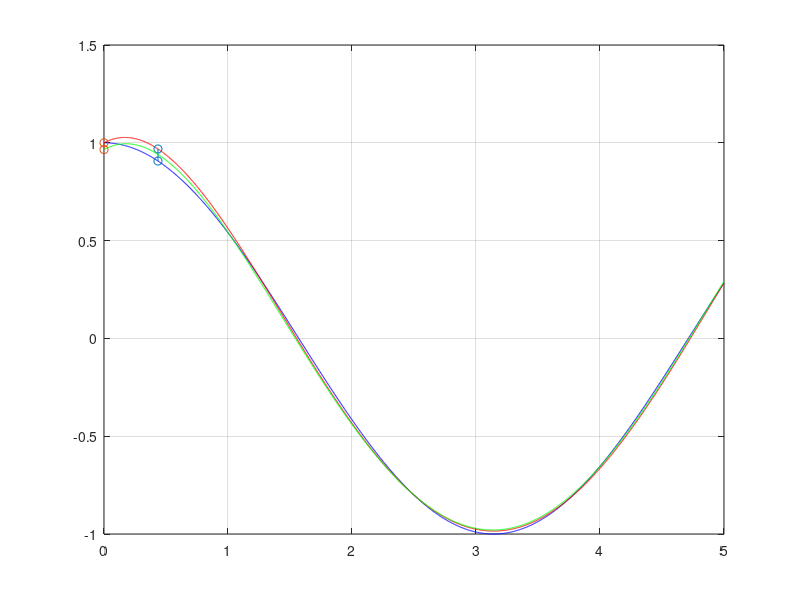

This figure's MATLAB source:
clc
clear
format long;
func = @(x) cos(x);

N = 2000;
t = linspace(0, 5, N);
y = zeros(1, N);
for i = 1:N
    y(i) = func(t(i));
end
plot(t, y, '-b'); hold on;

n = 5;

x = linspace(0, 5, n);
L = zeros(1, n);
for k = 1:n
    A = 1;
    for j = 1:n
        if j ~= k 
            A = conv(A,[1/(x(k)-x(j)), -x(j)/(x(k)-x(j))]);
        end
    end
    L = L + func(x(k)) * A;
end

g = polyval(L, t);
plot(t, g, '-r'); hold on;

print = ['Полином Лагранжа: ', num2str(L)];
disp(print);

yn = zeros(1,n);
for i = 1:n
    yn(i) = func(x(i));
end
M = polyfit(x,yn,n-1);

print = ['Полином MATLAB: ', num2str(M)];
disp(print);

s = linspace(0, 5, N);
max_i = 0;
max_otkl = 0;
for i = 1:N
    s(i) = abs(func(t(i)) - polyval(L,t(i)));
    if s(i) > max_otkl
        max_otkl = s(i);
        max_i = i;
    end
end
otr1 = [t(max_i), t(max_i)];
otr2 = [func(t(max_i)), polyval(L, t(max_i))];
plot(otr1, otr2, '-o'); hold on;

print = ['Максимальное отклонение по равностоящим узлам: ', num2str(max_otkl)];
disp(print);

T = 1;
temp_T1 = 1;
temp_T2 = [1 0];
for i = 3:n+1
    T = conv([2,0], temp_T2);
    dif = length(T) - length(temp_T1);
    for j = 1:length(temp_T1)
        T(j+dif) = T(j+dif) - temp_T1(j);
    end
    temp_T1 = temp_T2;
    temp_T2 = T;
end

x = roots(T);
for i = 1:n
    x(i) = 2.5*x(i) + 2.5;
end

L = zeros(1, n);
for k = 1:n
    A = 1;
    for j = 1:n
        if j ~= k 
            A = conv(A,[1/(x(k)-x(j)), -x(j)/(x(k)-x(j))]);
        end
    end
    L = L + func(x(k)) * A;
end
g = polyval(L, t);
plot(t, g, '-g'); hold on;

s = linspace(0, 5, N);
max_i = 0;
max_otkl = 0;
for i = 1:N
    s(i) = abs(func(t(i)) - polyval(L,t(i)));
    if s(i) > max_otkl
        max_otkl = s(i);
        max_i = i;
    end
end
otr1 = [t(max_i), t(max_i)];
otr2 = [func(t(max_i)), polyval(L, t(max_i))];
plot(otr1, otr2, '-o'); grid;
print = ['Максимальное отклонение по узлам Чебышёва: ', num2str(max_otkl)];
disp(print);

